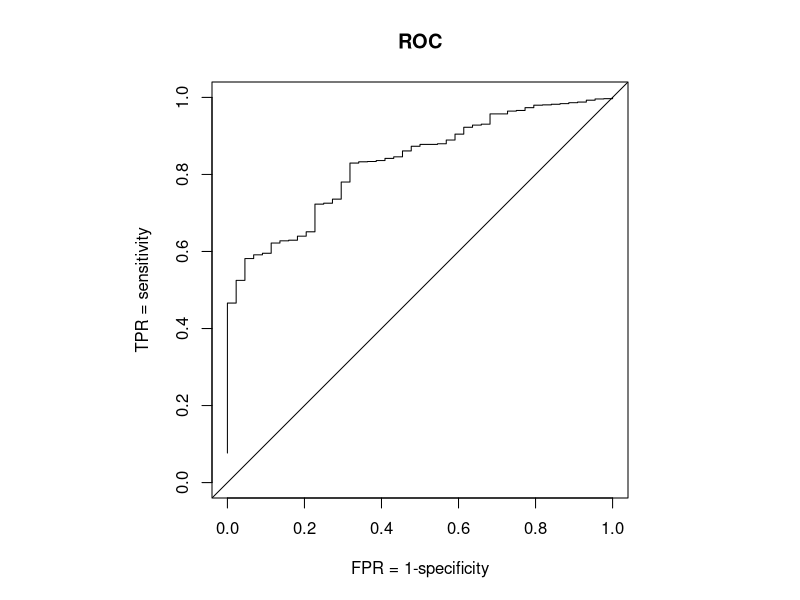

Reproduce this figure in R. (Note: this script raises an error after producing the figure.)
## ---- chunk 1
library(readr)
Insurance_data <- read_csv("InsuranceData_correctedcolumns.csv")
## ---- chunk 2
library(tidyverse)

df <- Insurance_data |>  select(where(~ !all(is.na(.x))))

# dropping state since all are from DC 
df <- df|> select(-STATE)

# rename columns for clarity, some are kept the same 
df <- df |>
  rename(
    # NOW_COV: 1 = covered, 2 = not covered 
    NOW_COV = NOW_COV, 
    
    # sex: 1 = Male, 2 = Female
    SEX = A_SEX,
    
    # class of longest job 
    # 0 = NIU, 1 = private, 2 = federal, 3 = state, 4 = local, 
    # 5 = self employed incorporated, yes, 6 = self employed incorporated, no or farm
    # 7 = without pay
    LONGEST_JOB_CLASS = LJCW,
    
    # full or part time work 
    # 00 = NIU, 01 = Not in labor force, 02 = FT hours (35+), usually FT
    # 03 = PT for economic reasons, usually FT, 04 = PT for non-economic reasons, usually FT
    # 05 = Not at work, usually FT, 06 = PT hrs, usually PT for economic reasons
    # 07 = PT hrs, usually PT for non-economic, 08 = FT hours, usually PT for economic reasons
    # 09 = FT hours, usually PT for non-economic reasons, 10 = Not at work, usually part-time
    # 11 = Unemployed FT, 12 = Unemployed PT
    FULL_PART_TIME = PRWKSTAT,
    
    # highest grade achieved 
    # 0 = Children, 31 = Less than 1st grade, 32 = 1st,2nd,3rd,or 4th grade
    # 33 = 5th or 6th grade, 34 = 7th and 8th grade, 35 = 9th grade
    # 36 = 10th grade, 37 = 11th grade, 38 = 12th grade no diploma
    # 39 = High school graduate - high school diploma or equivalent
    # 40 = Some college but no degree, 41 = Associate degree in college occupation program
    # 42 = Associate degree in college, 43 = Bachelor's degree, 44 = Master's degree, 
    # 45 = Professional school degree, 46 = Doctorate degree
    EDUCATION = A_HGA, 
    
    # disability 
    # -1 = NIU, 1 = Yes, 2 = No
    DISABILITY = PRDISFLG, 
    
    # age
    AGE = A_AGE,
    
    # Number of persons in household under age 18
    HUNDER18 = HUNDER18, 
    
    # Total family income 
    TOTAL_FAM_INCOME = FTOTVAL
  )

# make response 0 (not covered), 1 (covered)
df$NOW_COV <- ifelse(df$NOW_COV == 1, 1, 0)

summary(df)
## ---- chunk 3

# combining some factor levels 

df <- df |>
  
# education, 1: less than high school, 2: high school, 3: some college, 4: bachelors degree, 5: graduate degree 
  mutate(
    EDUCATION = case_when(
      EDUCATION %in% c(0, 31:38) ~ 1,
      EDUCATION == 39 ~ 2,
      EDUCATION %in% 40:42 ~ 3,
      EDUCATION == 43 ~ 4,
      EDUCATION %in% 44:46 ~ 5,
      TRUE ~ NA_integer_),
    
# full or part time, 1: not in labor force, 2: usually full time, 3: usually part time, 4: unemployed 
    FULL_PART_TIME = case_when(
      FULL_PART_TIME %in% c(0, 1) ~ 1,
      FULL_PART_TIME %in% c(2, 5) ~ 2,
      FULL_PART_TIME %in% c(3, 4, 6, 7, 8, 9, 10) ~ 3,
      FULL_PART_TIME %in% c(11, 12) ~ 4,
      TRUE ~ NA_integer_)) |>

# disability: if NA then -1  
      mutate(DISABILITY = na_if(DISABILITY, -1))

# make columns into factors 
df <- df |> 
  mutate(
    NOW_COV  = factor(NOW_COV),
    SEX    = factor(SEX),
    LONGEST_JOB_CLASS     = factor(LONGEST_JOB_CLASS),
    FULL_PART_TIME = factor(FULL_PART_TIME),
    EDUCATION    = factor(EDUCATION),
    DISABILITY    = factor(DISABILITY)
  )


## ---- chunk 4

# split into training and testing 
set.seed(123)

# want to use 80-20 split 
training_pct <- 0.8

# split the data 
Z <- sample(nrow(df), floor(training_pct * nrow(df))) 
df_training <- df[Z, ]
df_testing  <- df[-Z, ]

# view split 
nrow(df_training)
nrow(df_testing)

## ---- chunk 5

# create full loglog regression model (suggestion from Professor Lu)
full_loglog_model <- glm(NOW_COV ~ . , data = df_training, family = binomial(link = "cloglog"))

#run stepwise  
# hide the multiple from step glm.fit: fitted probabilities numerically 0 or 1 occurred warning
suppressWarnings( 
step_loglog_model <- step(full_loglog_model, direction = "both", trace = 0))

# best model from stepwise 
best_loglog_model <- glm(NOW_COV ~ LONGEST_JOB_CLASS + EDUCATION + DISABILITY + AGE + TOTAL_FAM_INCOME, data = df_training, family = binomial(link = "cloglog"))
summary(best_loglog_model)
## ---- chunk 6

# ROC function from 3_KnnLogistic 
roc.analysis <-function (object, newdata = NULL, newplot=TRUE)
{
  if (is.null(newdata)) {
    pi.tp <- object$fitted[object$y == 1]
    pi.tn <- object$fitted[object$y == 0]
  }
  else {
    pi.tp <- predict(object, newdata, type = "response")[newdata$y == 1]
    pi.tn <- predict(object, newdata, type = "response")[newdata$y == 0]
  }
  pi.all <- sort(c(pi.tp, pi.tn))
  sens <- rep(1, length(pi.all)+1)
  specc <- rep(1, length(pi.all)+1)
  for (i in 1:length(pi.all)) {
    sens[i+1] <- mean(pi.tp >= pi.all[i], na.rm = T)
    specc[i+1] <- mean(pi.tn >= pi.all[i], na.rm = T)
  }
  npoints <- length(sens)
  area <- sum(0.5 * (sens[-1] + sens[-npoints]) * (specc[-npoints] -
                                                     specc[-1]))
  lift <- (sens - specc)[-1]
  cutoff <- pi.all[lift == max(lift)][1]
  sensopt <- sens[-1][lift == max(lift)][1]
  specopt <- 1 - specc[-1][lift == max(lift)][1]
  par(pty="s")
  if (newplot){
    plot(specc, sens, xlim = c(0, 1), ylim = c(0, 1), type = "s",
         xlab = "FPR = 1-specificity", ylab = "TPR = sensitivity", main="ROC")
    abline(0, 1)
  }
  else lines(specc, sens, type="s", lty=2, col=2)
  list(pihat=as.vector(pi.all), sens=as.vector(sens[-1]),
       spec=as.vector(1-specc[-1]), area = area, cutoff = cutoff,
       sensopt = sensopt, specopt = specopt)
}

# view plot 
train.ROC <- roc.analysis(best_loglog_model)

# view results 
train.ROC[(4:7)]

# get cutoff value 
cutoff <- train.ROC$cutoff

## ---- chunk 7

# get predictions 
loglog_pred_prob <- predict(best_loglog_model, newdata= df_testing, type="response")
loglog_predicted_class <- 1*(loglog_pred_prob > cutoff)

# Confusion matrix
table(df_testing$NOW_COV, loglog_predicted_class)

# Correct classification rate
mean(df_testing$NOW_COV == loglog_predicted_class, na.rm = TRUE)

# Error rate
1 - mean(df_testing$NOW_COV == loglog_predicted_class, na.rm = TRUE)

## ---- chunk 8
lda_model <- lda(NOW_COV ~ AGE + HUNDER18 + TOTAL_FAM_INCOME, data = df_training, CV=TRUE)
summary(lda_model)
## ---- chunk 9
mean(lda_model$class != df_training$NOW_COV)
## ---- chunk 10
qda_model <- qda(NOW_COV ~ AGE + HUNDER18 + TOTAL_FAM_INCOME, data = df_training, CV=TRUE)
summary(qda_model)
## ---- chunk 11
mean(qda_model$class != df_training$NOW_COV)
